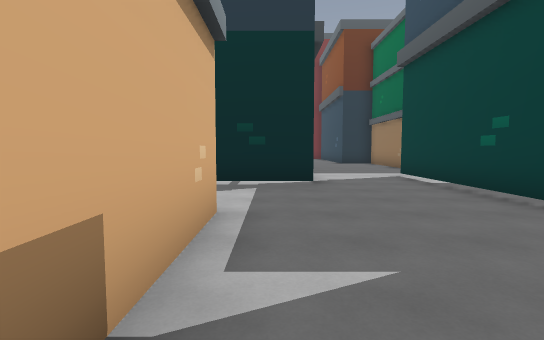
view 1 (above)

21 first-person views from a walk through a level from a Godot 3-D game. The camera is 1.5 m above the floor, tilts 4° down and sees 85° across. The floor is counted in squares, 2 m on a side. Each view is taken from the middle of a square. On the plan, view 1 faces up. The plan holds only what a view shows up to about 10 squares ahead; the rest is blank. The place goes on beyond the plan. Flat picture figures and markers are not drawn. Some surface patterns are stand-ins.

view 2
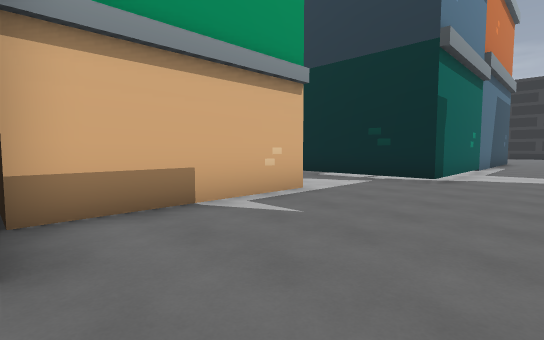

view 3
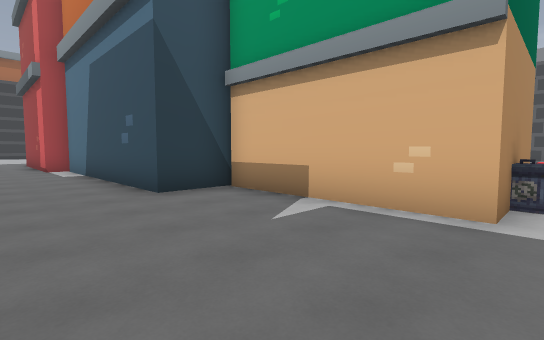

view 4
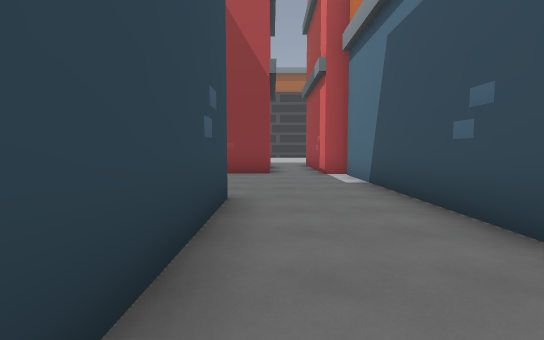

view 5
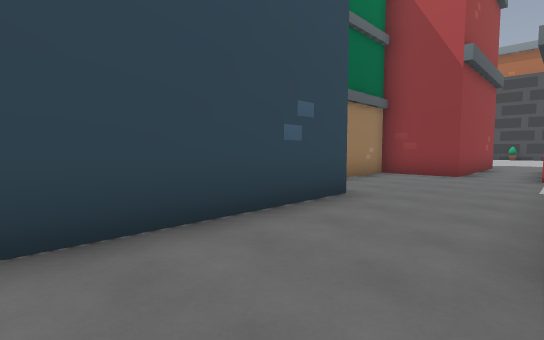

view 6
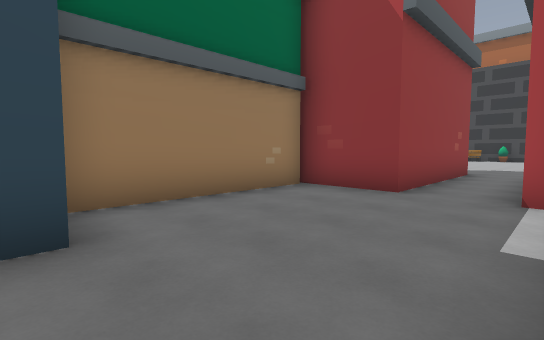

view 7
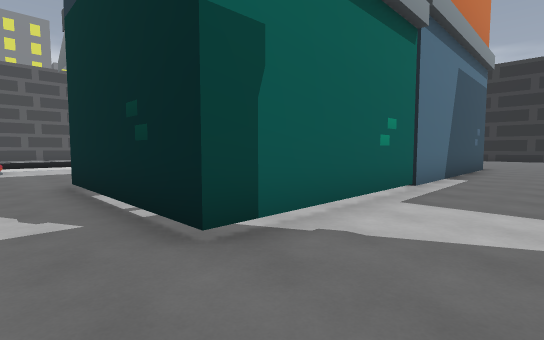

view 8
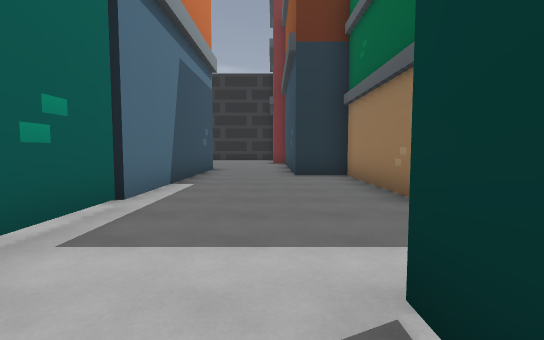

view 9
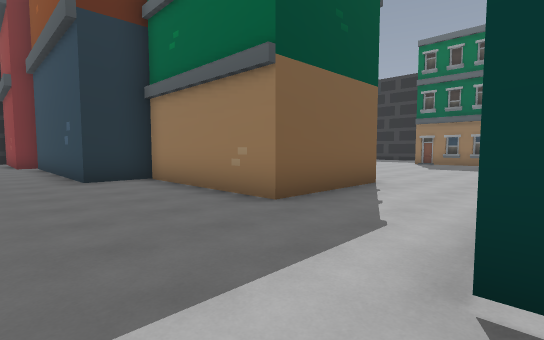

view 10
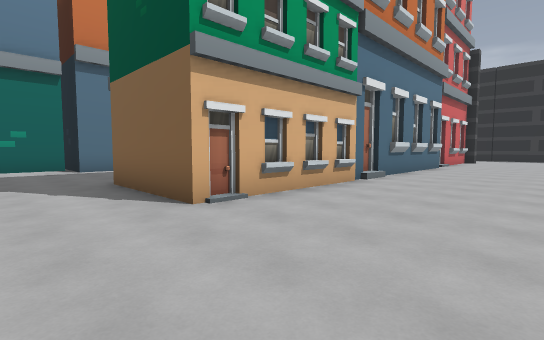

view 11
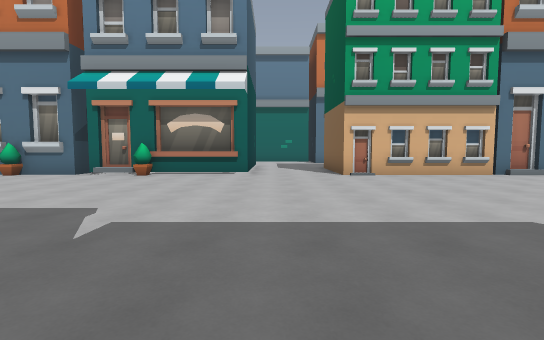

view 12
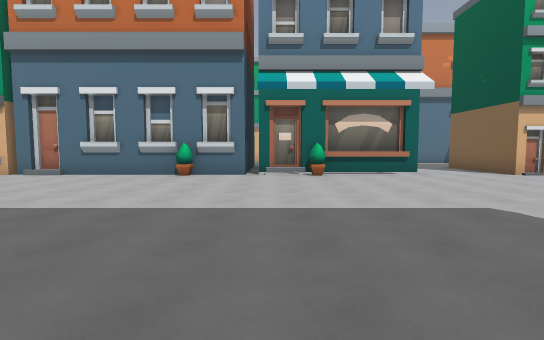

view 13
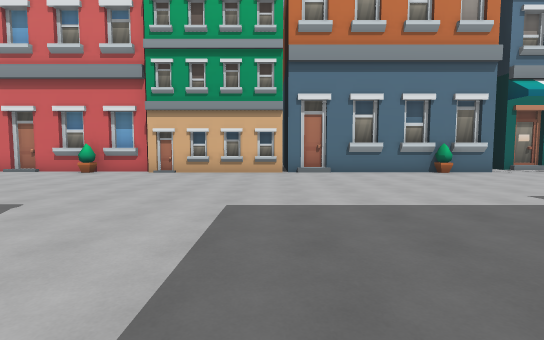

view 14
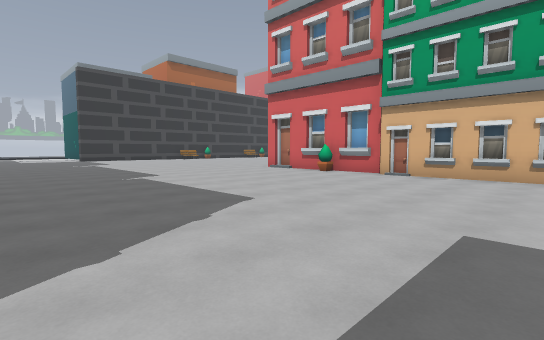

view 15
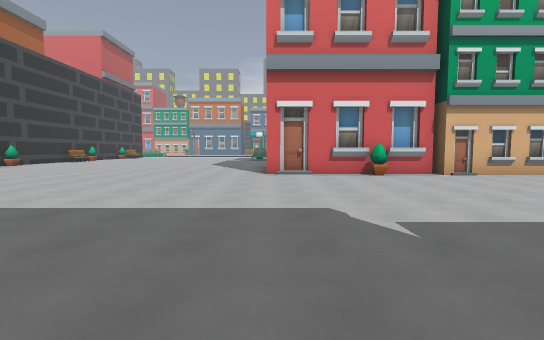

view 16
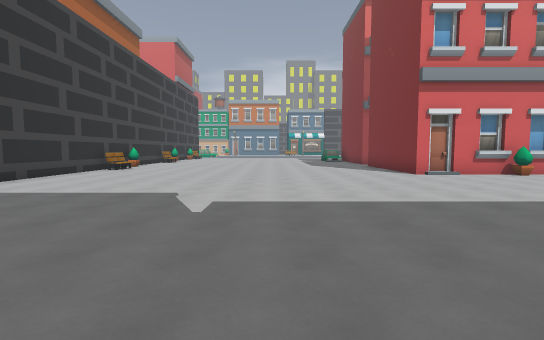

view 17
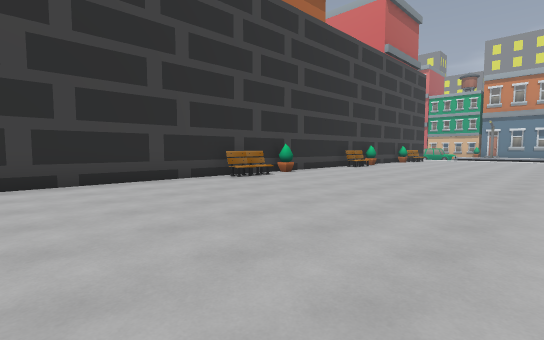

view 18
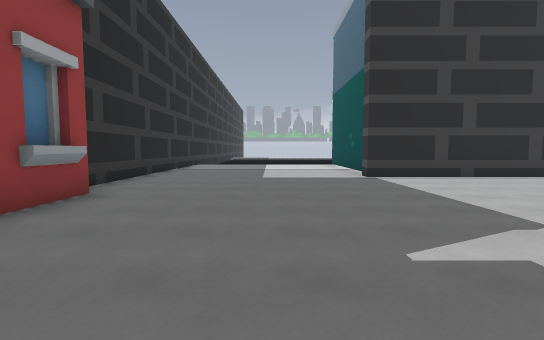

view 19
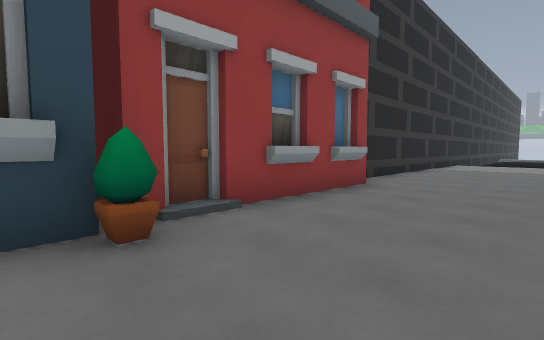

view 20
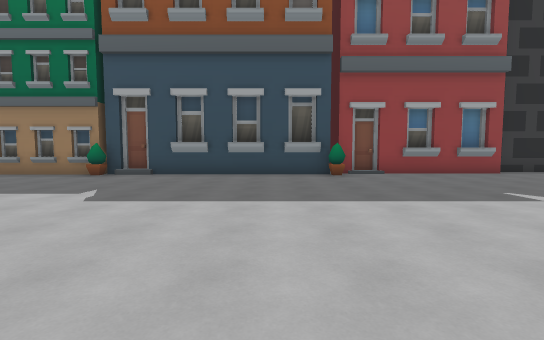

view 21
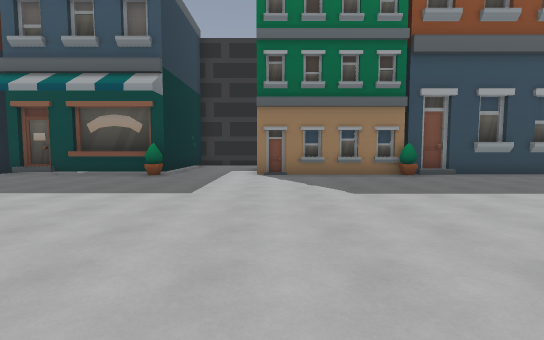

### Floor plan
Points are (right, up) in squares from view 1. A wall is a line through its corners. A room is listed if a view was taken in it or the views show most of it. See-through windows are left out.
Room 1 (views 1, 2, 3, 4, 5, 6, 7, 8, 9)
walls: (-0.7, -1) (0.9, -1) (0.9, -7.8); (3.7, 3.9) (3.7, 8.4); (3.7, -3.5) (3.7, 1); (-3.9, 3.5) (-0.7, 3.5) (-0.7, -0.8); (0.9, 8.5) (0.9, 6.3) (-3.9, 6.3); (0.6, -8) (1.4, -8); (3.1, -8.2) (5.1, -8.2) (5.1, -3.6)
ways out: opening at (2, -8) to room 2; opening at (2.5, 7.5)
Room 2 (views 10, 11, 12, 13, 14, 15, 16, 17, 18, 19, 20, 21)
walls: (8.1, -2.3) (8.1, -3); (8.1, -8.1) (8.1, -9.6); (8.3, -8.4) (8.3, -9.6); (7.8, -8.6) (7.8, -9.2); (8.3, -10.4) (8.3, -11.2); (8.1, -10.4) (8.1, -12.1); (18.1, -2.2) (18.1, -0.1); (7.8, -12) (7.8, -12.6); (8.1, -12.6) (8.1, -13.3); (17.9, -9.6) (17.9, -5.5); (19, -2.8) (17.9, -2.8) (17.9, 2); (8.3, 3.2) (8.3, -8); (18.1, 0.8) (18.1, 1.5); (18.1, -11.2) (18.1, -10.5); (8.3, 4.1) (8.3, 3.6); (1.4, -8) (1.4, -8.9); (8.1, 4.9) (8.1, 4); (3.1, -13.2) (3.1, -8.2); (8.1, 7.9) (8.1, 5.6); (17.9, -16.5) (17.9, -11); (8.3, 8.3) (8.3, 4.8); (18.4, -18.2) (18.4, -17.6); (17.9, -20.1) (17.9, -19); (18.4, -19.9) (18.4, -19.2); (18.4, -21.5) (18.4, -21); (17.9, -21.8) (17.9, -20.6); (18.1, -22.1) (18.1, -18.1); (4.5, -25) (12.4, -25) (12.4, -25.5); (12.2, -26) (12.2, -27); (8.1, 16.7) (8.1, 16.1); (18.7, -27) (18.7, -22.5); (8.3, 19.6) (8.3, 11.1)
low walls: (8.5, -3.6) (8.5, -6.8); (17.7, -7.6) (17.7, -6.8); (17.7, -8.6) (17.7, -7.9); (17.7, -9.6) (17.7, -9); (8.5, 15.2) (8.5, 12.4)
ways out: opening at (2, -8) to room 1; opening at (8, 9.5)
objects: bush (4, -25); bench (5, -24); bench (6, -24); bush (9, 1); bush (9, 5); bush (18, -17); bush (18, -10); bush (18, -3)

Positions as (right, up) in squares from view 1, and headings:
1: (0, 0), facing up
2: (3, -1), facing up-left
3: (3, 4), facing down-left
4: (3, 1), facing down
5: (1, 1), facing down-right
6: (1, -3), facing down-right
7: (3, 5), facing up-left
8: (3, 7), facing up
9: (2, 8), facing up-right
10: (12, 9), facing up-left
11: (17, 9), facing left
12: (17, 4), facing left
13: (18, -4), facing left
14: (17, -4), facing down-left
15: (17, -13), facing left
16: (18, -18), facing left
17: (11, -18), facing down-left
18: (15, -17), facing down
19: (15, -16), facing down-right
20: (9, -15), facing right
21: (9, -6), facing right
